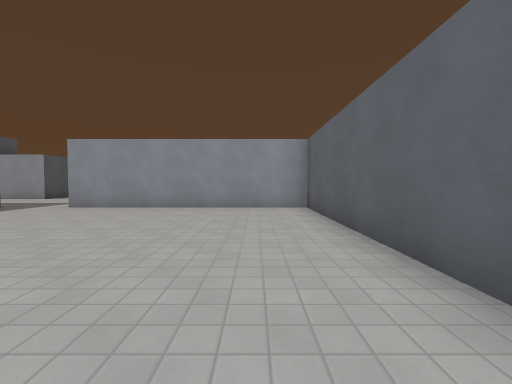
view 1 (above)

19 first-person views from a walk through a level from a Godot 3-D game. The camera is 1.3 m above the floor, tilts 2° down and sees 90° across. The floor is counted in squares, 1.8 m on a side. Each view is taken from the middle of a square. On the plan, view 1 faces up. The plan holds only what a view shows up to about 9 squares ahead; the rest is blank. The place goes on beyond the plan. Surface patterns are stand-ins for the level's own textures.

view 2
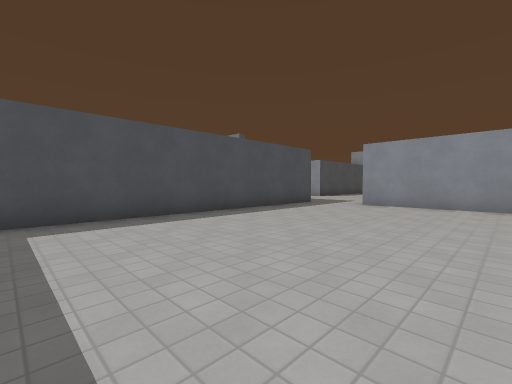

view 3
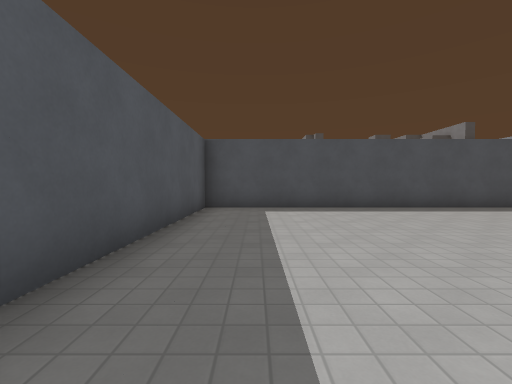

view 4
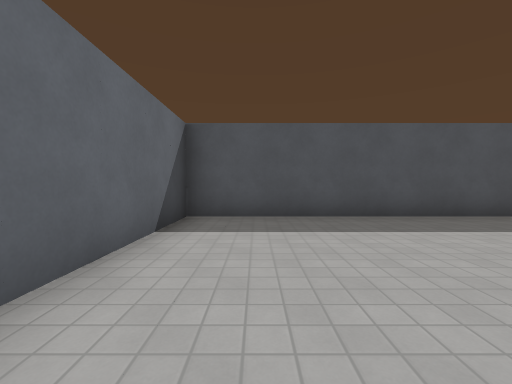

view 5
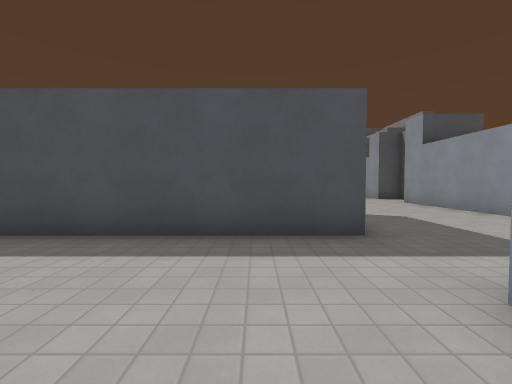

view 6
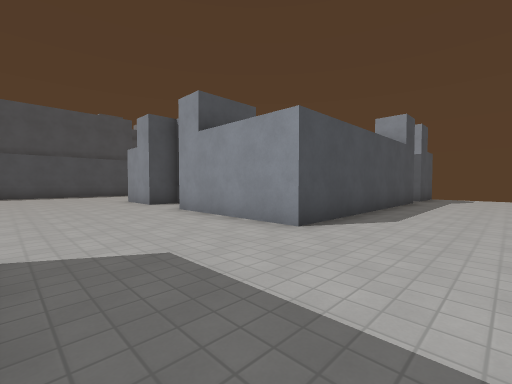

view 7
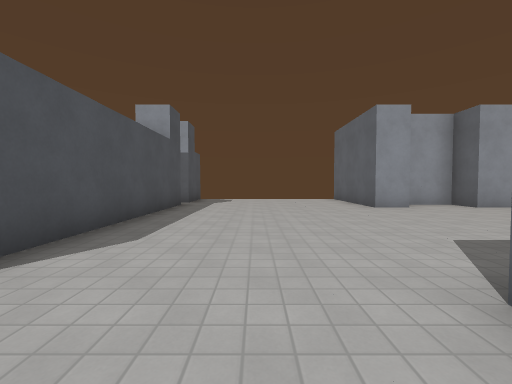

view 8
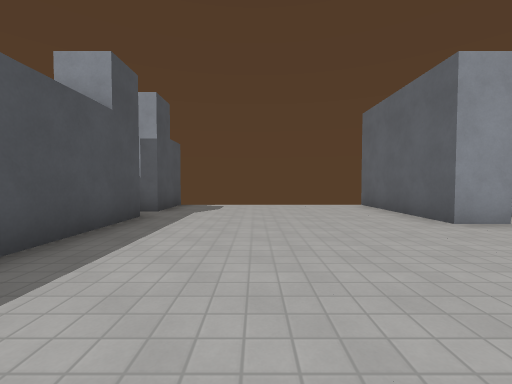

view 9
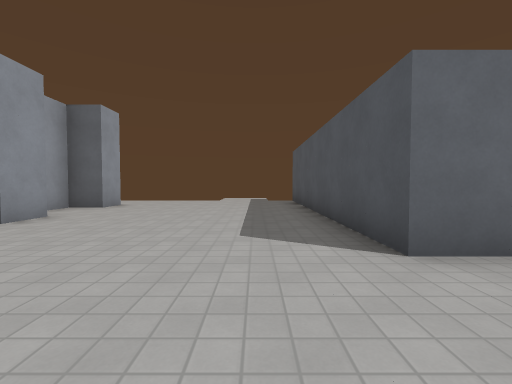

view 10
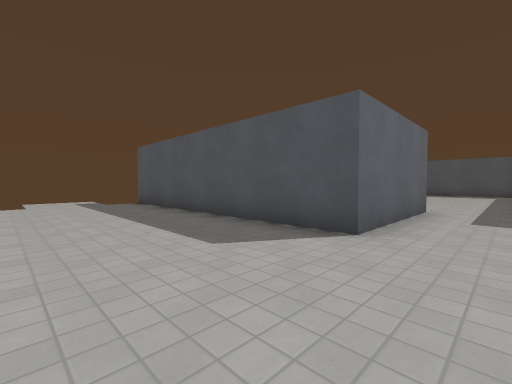

view 11
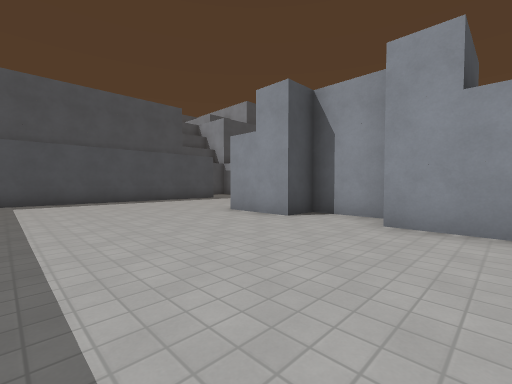

view 12
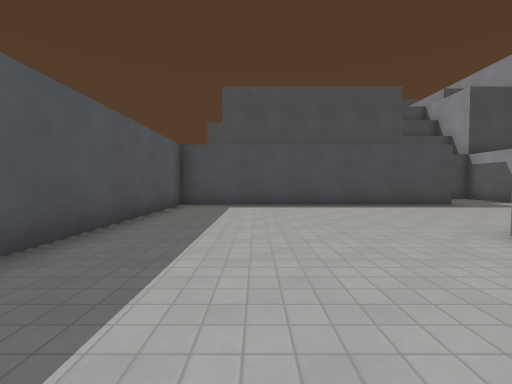

view 13
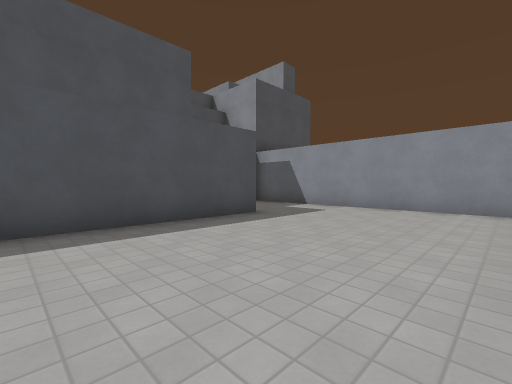

view 14
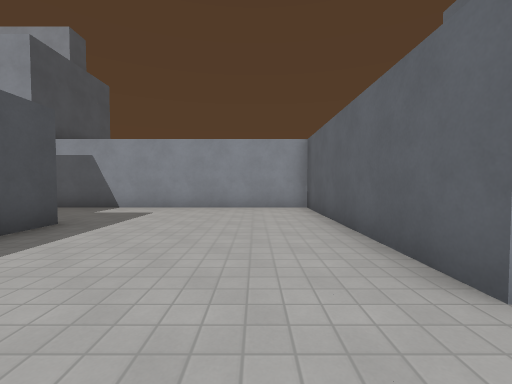

view 15
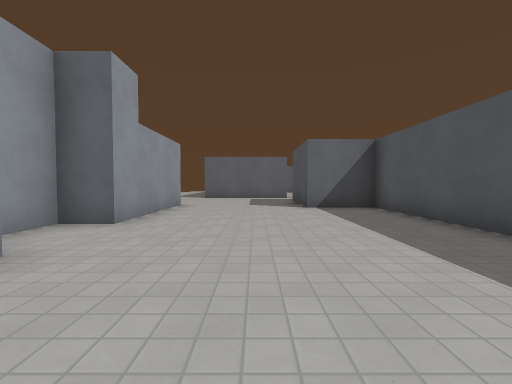

view 16
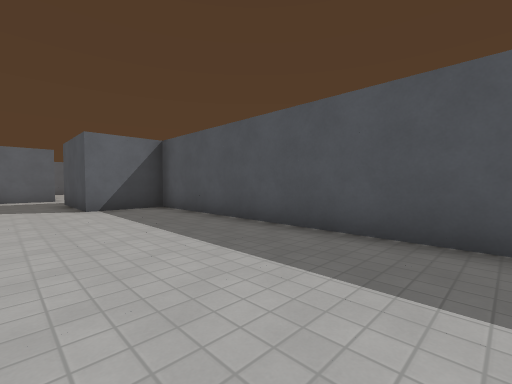

view 17
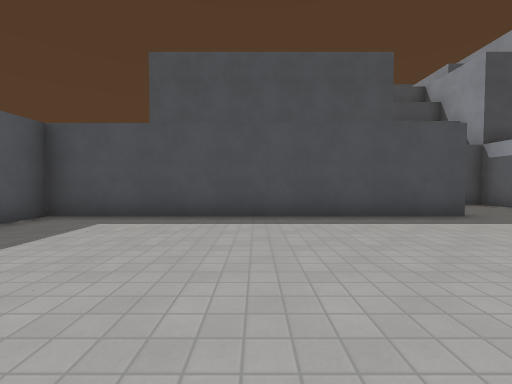

view 18
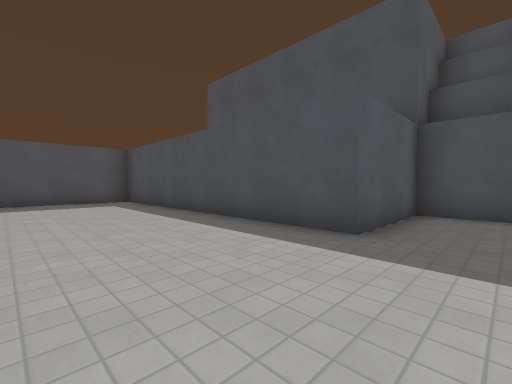

view 19
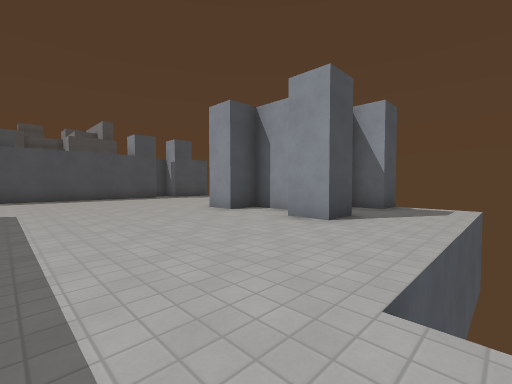

### Floor plan
Ten units are one square. View 1 is at (0, 0); x grows to the right and y downward. Boxes are objects, and circles mark ways between rooms. Rooms are numbered by the first view taken in them; rooms with no view inside come last. Other rooms are left out.
<svg viewBox="-260 -220 287 250">
<path fill="none" stroke="#000" d="M-75 -65 -75 25 15 25 15 -75 -55 -75M-95 -185 -95 -115 -135 -115 -135 -125 -155 -125 -155 -115 -175 -115 -175 -175 -255 -175 -255 -145 -225 -145 -225 -55 -105 -55 -105 -75 -75 -75 -75 -65M-55 -75 -55 -115 22 -115M-95 -215 -95 -195 -100 -195M5 -185 5 -175 -5 -175 -5 -185 -25 -185 -25 -175 -35 -175 -35 -215M5 -215 5 -205 -5 -205"/>
<circle cx="-65" cy="-75" r="3" fill="#2a7"/>
<text x="-30" y="-20">1</text>
<text x="-90" y="-130">2</text>
</svg>
Room 1 opens to room 2.

Where each view was taken, in squares from view 1:
view 1: 0 up, 0 right, facing up
view 2: 1 down, 2 left, facing up-left
view 3: 1 down, 0 right, facing left
view 4: 3 up, 0 right, facing down
view 5: 6 up, 4 left, facing left
view 6: 8 up, 7 left, facing up-left
view 7: 10 up, 7 left, facing up
view 8: 13 up, 7 left, facing up
view 9: 13 up, 8 left, facing right
view 10: 15 up, 7 left, facing down-right
view 11: 7 up, 12 left, facing up-left
view 12: 8 up, 14 left, facing left
view 13: 10 up, 18 left, facing up-left
view 14: 10 up, 19 left, facing up
view 15: 9 up, 18 left, facing right
view 16: 9 up, 18 left, facing down-right
view 17: 10 up, 17 left, facing left
view 18: 16 up, 19 left, facing down-left
view 19: 13 up, 3 right, facing up-left
